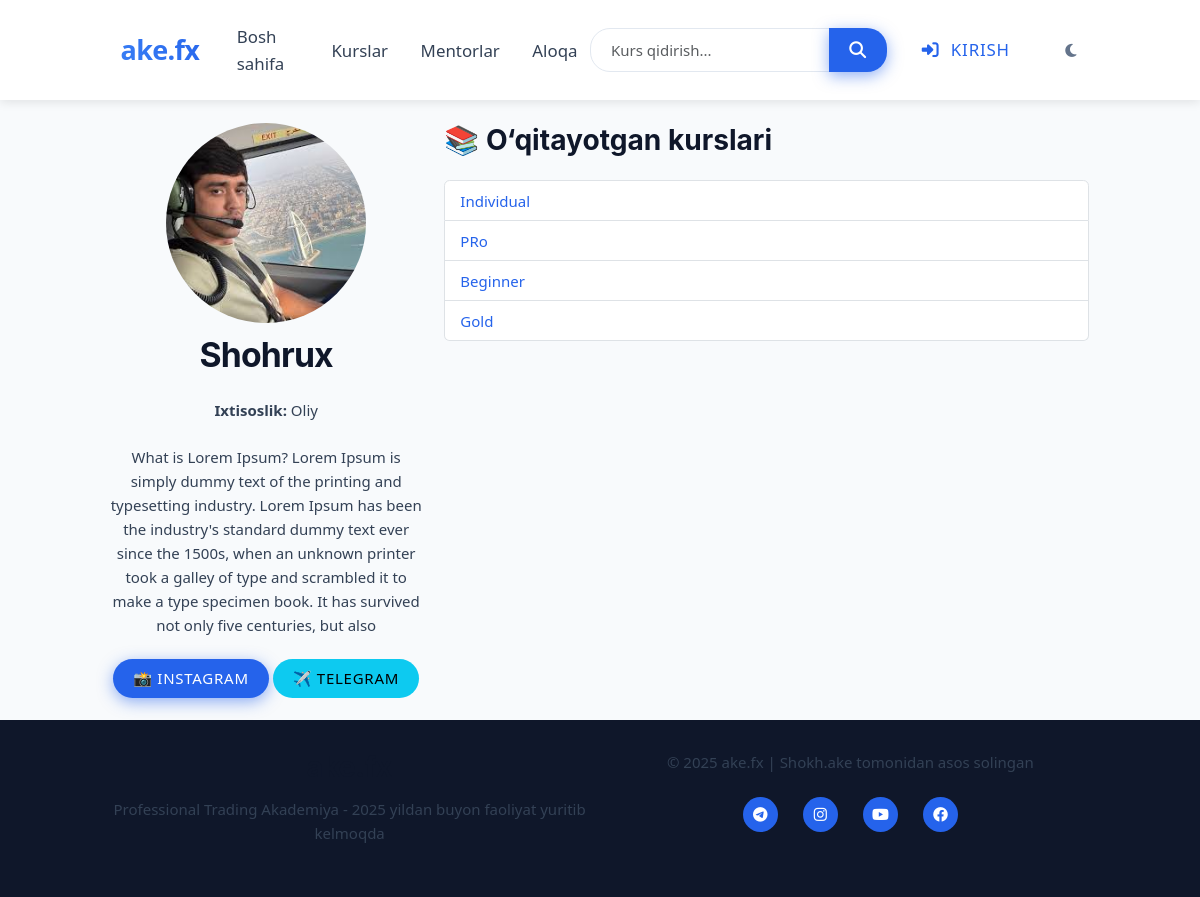
Page /mentor/1/ on the committed database.
### main/models.py (models this page shows, shortened)
class Mentor(models.Model):
    full_name = models.CharField(max_length=255, verbose_name="To'liq ism")
    bio = models.TextField(verbose_name="Bio / Tajriba")
    image = models.ImageField(
        upload_to='mentors/%Y/%m/%d/',
        verbose_name="Rasm",
        blank=True,  # Rasm ixtiyoriy bo'lishi uchun
        null=True    # Rasm bo'lmasa ham bo'ladi
    )
    specialty = models.CharField(
        max_length=225,
        verbose_name="Mutaxassislik",
        blank=True,  # Bo'sh qoldirish mumkin
        null=True    # NULL bo'lishi mumkin
    )
    instagram = models.URLField(
        max_length=200,
        verbose_name="Instagram profil",
        blank=True,  # Majburiy emas
        null=True    # NULL bo'lishi mumkin
    )
    telegram = models.URLField(
        max_length=200,
        verbose_name="Telegram profil",
        blank=True,  # Majburiy emas
        null=True    # NULL bo'lishi mumkin
    )
    class Meta:
        verbose_name = "Mentor"
        verbose_name_plural = "Mentorlar"
        ordering = ['-id']  # Yangi mentorlarni birinchi ko'rsatish uchun

class Course(models.Model):
    title = models.CharField(max_length=100)
    description = models.TextField()
    price = models.DecimalField(max_digits=8, decimal_places=2)
    duration = models.CharField(max_length=50)  # masalan: '3 oy'
    image = models.ImageField(upload_to='courses/')
    mentor = models.ForeignKey('Mentor', on_delete=models.SET_NULL, null=True, blank=True)
    is_paid = models.BooleanField(default=True)  # Pullik yoki bepul ekanligini belgilash
    category = models.ForeignKey(Category, on_delete=models.SET_NULL, null=True, verbose_name='Kategoriya')
    level = models.ForeignKey('Level', on_delete=models.SET_NULL, null=True, verbose_name='Daraja')
    created_at = models.DateTimeField(auto_now_add=True)

### main/views.py (the view)
# urls.py: path('mentor/<int:mentor_id>/', views.mentor_detail, name='mentor_detail'),
def mentor_detail(request, mentor_id):
    mentor = get_object_or_404(Mentor, id=mentor_id)
    courses = Course.objects.filter(mentor=mentor)
    return render(request, 'mentor_detail.html', {'mentor': mentor, 'courses': courses})

### main/templates/mentor_detail.html
{% extends 'base.html' %}
{% block content %}
<div class="row">
  <div class="col-md-4 text-center">
    {% if mentor.image %}
    <img src="{{ mentor.image.url }}" class="img-fluid rounded-circle mb-3" alt="{{ mentor.full_name }}" style="width: 200px; height: 200px; object-fit: cover;">
    {% endif %}
    <h3>{{ mentor.full_name }}</h3>
    <p><b>Ixtisoslik:</b> {{ mentor.specialty }}</p>
    <p>{{ mentor.bio }}</p>
    <div>
      {% if mentor.instagram %}
      <a href="{{ mentor.instagram }}" target="_blank" class="btn btn-sm btn-primary">📸 Instagram</a>
      {% endif %}
      {% if mentor.telegram %}
      <a href="{{ mentor.telegram }}" target="_blank" class="btn btn-sm btn-info">✈️ Telegram</a>
      {% endif %}
    </div>
  </div>
  <div class="col-md-8">
    <h4>📚 O‘qitayotgan kurslari</h4>
    {% if courses %}
    <ul class="list-group">
      {% for course in courses %}
      <li class="list-group-item">
        <a href="{% url 'course_detail' course.id %}" class="text-decoration-none">{{ course.title }}</a>
      </li>
      {% endfor %}
    </ul>
    {% else %}
    <p>🚫 Hozircha kurslar mavjud emas.</p>
    {% endif %}
  </div>
</div>
{% endblock %}

### main/templates/base.html (style rules this page uses)
:root { --primary-color: #2563eb; --secondary-color: #1e40af; --accent-color: #3b82f6; --light-bg: #f8fafc; --dark-bg: #0f172a; --dark-nav: #1e293b; --light-text: #f1f5f9; --dark-text: #334155; --transition: all 0.3s ease; }
body { font-family: 'Segoe UI', Tahoma, Geneva, Verdana, sans-serif; transition: var(--transition); background-color: var(--light-bg); color: var(--dark-text); }
.btn { border-radius: 20px; padding: 8px 20px; font-weight: 500; transition: var(--transition); }
.btn-primary { background-color: var(--primary-color); border-color: var(--primary-color); }

### rows in the picture
Mentor: image (picture), full_name "Shohrux", specialty "Oliy", bio "What is Lorem Ipsum? Lorem Ipsum is simply dummy text of the printing and typesetting industry. Lorem Ipsum has been the industry's standard dummy text ever since the 1500s, when an unknown printer took a galley of type and scrambled it to make a type specimen book. It has survived not only five centuries, but also"
Course: title "Individual"
Course: title "PRo"
Course: title "Beginner"
Course: title "Gold"
